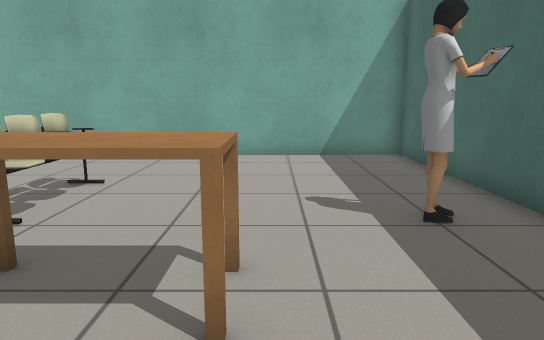
view 1 (above)

12 first-person views from a walk through a world built for the Gazebo simulator. The camera is 0.9 m above the floor, tilts 10° down and sees 70° across. The floor is counted in squares, 0.5 m on a side. Each view is taken from the middle of a square. On the plan, view 1 faces up. The plan holds only what a view shows up to about 18 squares ahead; the rest is blank. Some stock models are drawn as simple stand-ins.

view 2
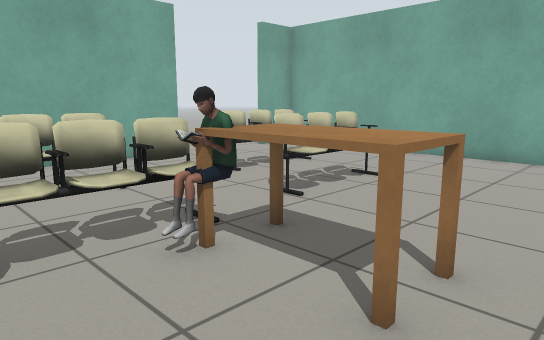

view 3
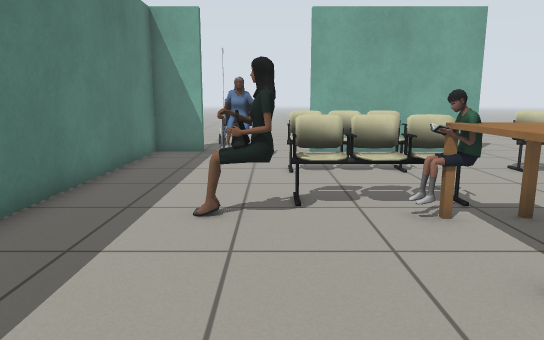

view 4
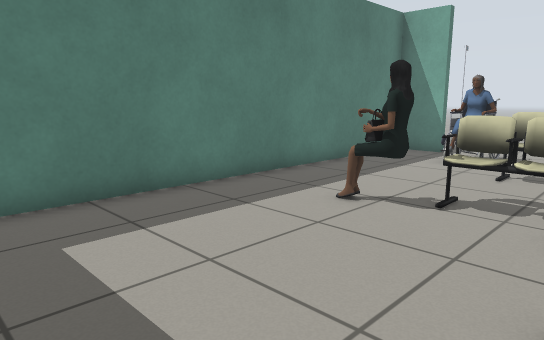

view 5
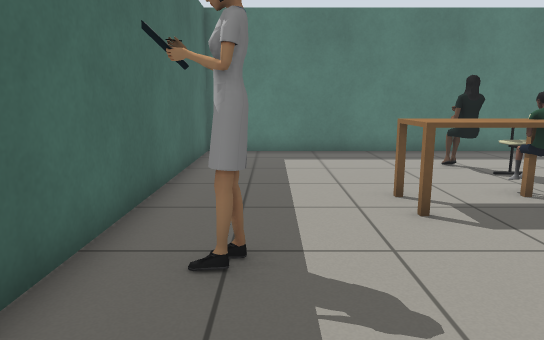

view 6
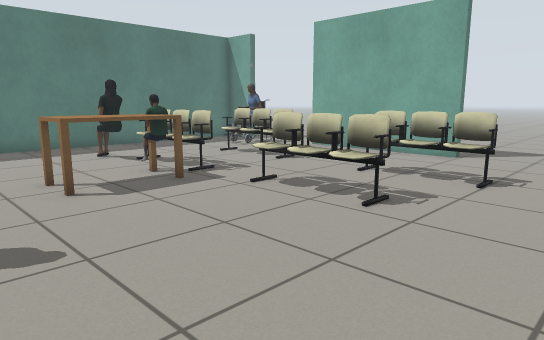

view 7
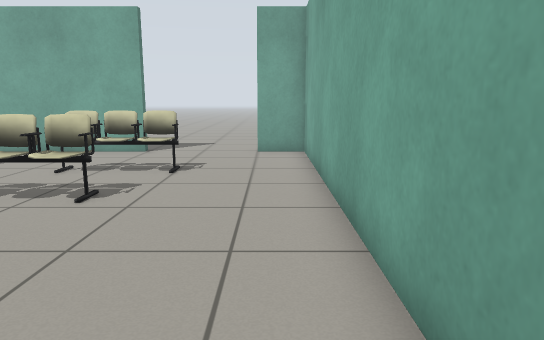

view 8
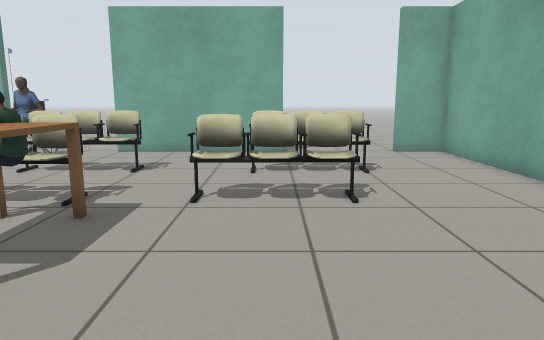

view 9
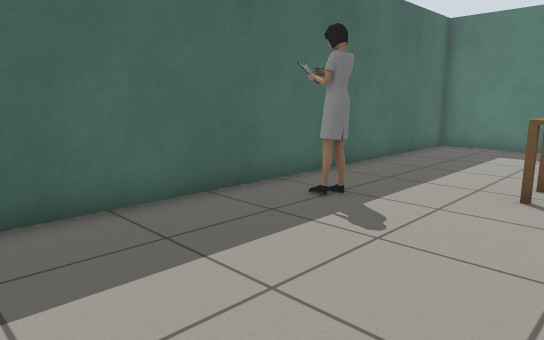

view 10
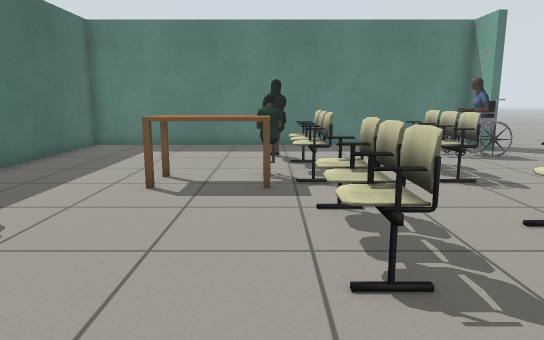

view 11
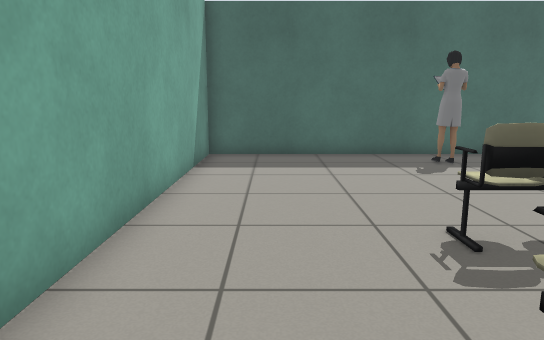

view 12
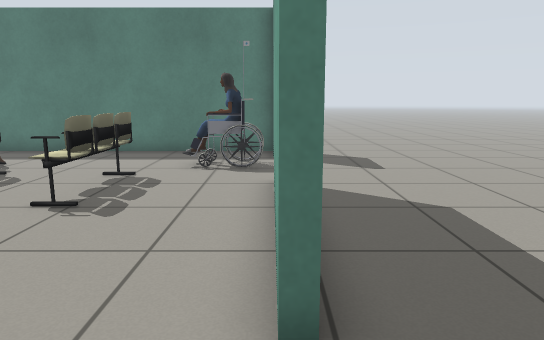

### Floor plan
Key: @ floor where view 1 was taken; # wall or solid block; . floor; C chair; P person; E desk; W wheelchair.
Columns run from 13 left of view 1 to 4 right of it. Each row starts with its distance up from view 1.
 13   ################
 12 ..#..............#
 11 .................#
 10 .................#
  9 ......C..........#
  8 ......C..C.......#
  7 ..#...C..C.......#
  6 ..#......C.....PP#
  5 ..#..............#
  4 ..#.......EEE....#
  3 ..#...C..CPEE....#
  2 ..#...C..C.......#
  1 ......C..C.......#
  0 ..........P..@...#
 -1 ...WW.....P......#
 -2 ..WW.............#
 -3 ..#..............#
 -4   ################

Positions as (right, up) in squares from view 1, and headings:
1: (0, 0), facing up
2: (1, 0), facing up-left
3: (3, 0), facing left
4: (3, 3), facing down-left
5: (2, 10), facing down
6: (2, 12), facing down-left
7: (3, 12), facing left
8: (3, 7), facing left
9: (-2, 12), facing down-right
10: (-3, 12), facing down
11: (-9, 11), facing right
12: (-11, 10), facing down
